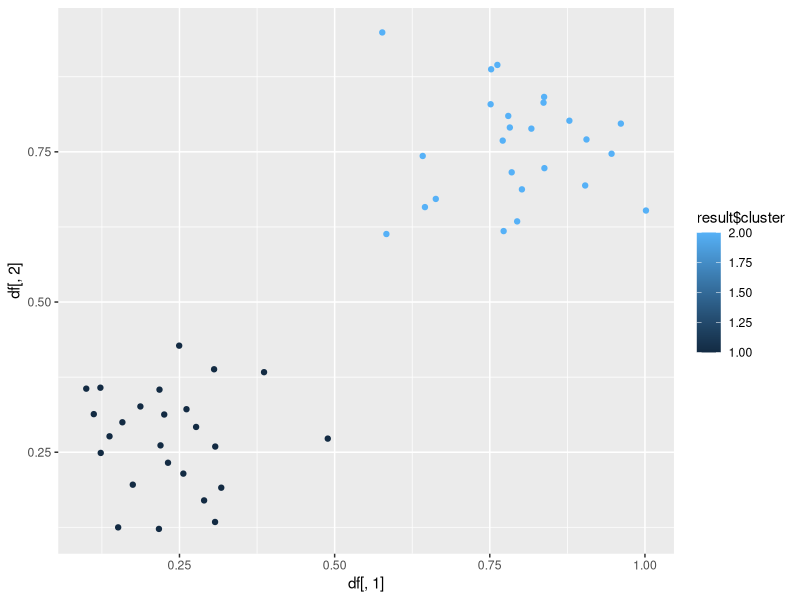

Generate this figure with R:
library(dplyr)
library(magrittr)
library(ggplot2)

dis <- function(df, center){
    result <- matrix(0, nrow(df), nrow(center))
    for (i in 1:nrow(df)) {
        result[i, ] <- apply(center, 1, function(x){
            sqrt(sum((df[i, ] - x) ^ 2))
        })
    }
    colnames(result) <- 1:nrow(center)
    return(result)
}

centerNew <- function(df_with_cat){
    cat_col <- df_with_cat[, ncol(df_with_cat)]
    cat_unique <- unique(cat_col)
    n_col <- ncol(df_with_cat)
    
    result <- matrix(NA, length(cat_unique), n_col - 1)
    
    for (i in 1:nrow(result)) {
        result[i, ] <- tryCatch(
            {colMeans(df_with_cat[cat_col == cat_unique[i], -n_col])}, 
            error = function(e){
                return(df_with_cat[cat_col == cat_unique[i], -n_col])
            }
        ) 
    }
    return(result)
}

km <- function(df, k = 2, thr = 0.95, n = 1000){
    result <- list()
    N <- 0
    n_row <- dim(df)[1]
    n_col <- dim(df)[2]
    
    limit_max <- apply(df, 2, max)
    limit_min <- apply(df, 2, min)
    
    category <- k * n_col %>% 
        runif(limit_min, limit_max) %>% 
        matrix(nrow = k, ncol = n_col) %>% 
        dis(df, .) %>% 
        apply(1, which.min)
    
    while (TRUE) {
        category_temp <- df %>% 
            cbind(category) %>% 
            centerNew() %>% 
            dis(df, .) %>% 
            apply(1, which.min)
        N <- N + 1
        
        if (mean(category == category_temp) > thr | N > n) {
            break
        } else {
            category <- category_temp
        }
    }
    result[['cluster']] <- category
    result[['center']] <- centerNew(cbind(df, category))
    return(result)
}

df1 <- matrix(rnorm(50, 0.25, 0.1), 25, 2)
df2 <- matrix(rnorm(50, 0.75, 0.1), 25, 2)
df <- rbind(df1, df2)
result <- km(df)
qplot(df[, 1], df[, 2], color = result$cluster)
